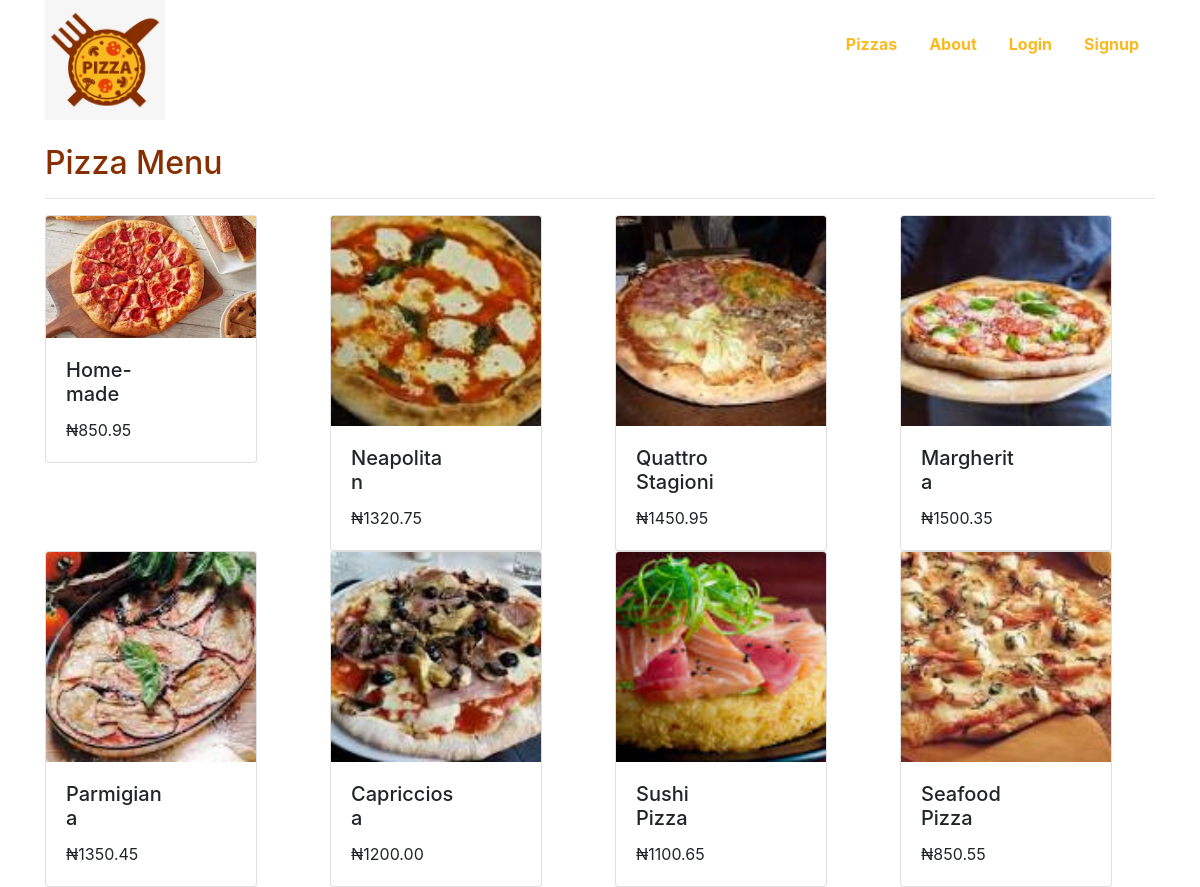
Page /pizzas/ on the committed database.
### pizzas/models.py (models this page shows, shortened)
class Pizza(models.Model):
	name = models.CharField(max_length=20)
	thumb = models.ImageField(blank=False)
	price = models.DecimalField(max_digits=6, decimal_places=2)
	date = models.DateTimeField(auto_now_add=True)

### pizzas/views.py (the view)
# urls.py: path('', views.PizzaListView.as_view(), name='list'),
class PizzaListView(ListView):
	template_name = 'pizza_list.html'
	context_object_name = 'pizzas'
	def get_queryset(self):
		return Pizza.objects.all().order_by('-date')

### pizzas/templates/pizzas/pizza_list.html (shortened to what this page needs)
{% extends 'base_layout.html' %}
{% load static %}
{% load fontawesome %}
{% block content %}
	<h2>Pizza Menu</h2>
	<hr>
	<div class="row">
		{% for pizza in pizzas %}
			<div class="col-3">
				<div class="card" style="width: 83%;">
			  	<img src="{{ pizza.thumb.url }}" class="card-img-top" alt="...">
			  	<div class="card-body row">
			  		<div class="col-8">
				    	<h5 class="card-title">{{ pizza.name }}</h5>
				    	<p class="card-text">&#8358;{{ pizza.price }}</p>
			    	</div>
			    	<div class="col-1">
			    		<a href="#" class="text-right"><span class="oi oi-cart" aria-hidden="true"></span></a>
			    	</div>
			  	</div>
			  </div>
			</div>
		{% endfor %}
	</div>
{% endblock %}

### templates/base_layout.html (shortened to what this page needs)
{% load bootstrap4 %}
{% bootstrap_css %}
{% load static %}
<!DOCTYPE html>
<html>
<head>
	<link rel="stylesheet" type="text/css" href="{% static "styles.css" %}">
	<link rel="stylesheet" type="text/css" href="{% static "open-iconic-bootstrap.min.css" %}">
</head>
<body>
	<div class="container">
		<div class="row">
			<div class="col-6">
				<a href="{% url 'home' %}"><img src="{% static 'logo.jpg' %}" width="120" height="120" class="logo" /></a>
			</div>
			<div class="col-6">
				<br>
				<ul class="nav justify-content-end">
					<li class="nav-item"><a class="nav-link active" href="{% url 'pizzas:list' %}">Pizzas</a></li>
					<li class="nav-item"><a class="nav-link" href="{% url 'about' %}">About</a></li>
					<li class="nav-item"><a class="nav-link" href="#">Login</a></li>
					<li class="nav-item"><a class="nav-link" href="{% url 'account_signup' %}">Signup</a></li>
				</ul>
			</div>
		</div>
	</div>
	<br>
	<div class="container">
		{% block content %}
		{% endblock %}
	</div>
</body>
</html>

### static/styles.css (style rules this page uses)
li a:link, a:visited { color: #F9BA21; font-weight: bold; }
li a:hover, h2, h3 { color: #872F01 }

### rows in the picture
Pizza: thumb (picture), name "Home-made", price "850.95"
Pizza: thumb (picture), name "Neapolitan", price "1320.75"
Pizza: thumb (picture), name "Quattro Stagioni", price "1450.95"
Pizza: thumb (picture), name "Margherita", price "1500.35"
Pizza: thumb (picture), name "Parmigiana", price "1350.45"
Pizza: thumb (picture), name "Capricciosa", price "1200.00"
Pizza: thumb (picture), name "Sushi Pizza", price "1100.65"
Pizza: thumb (picture), name "Seafood Pizza", price "850.55"
